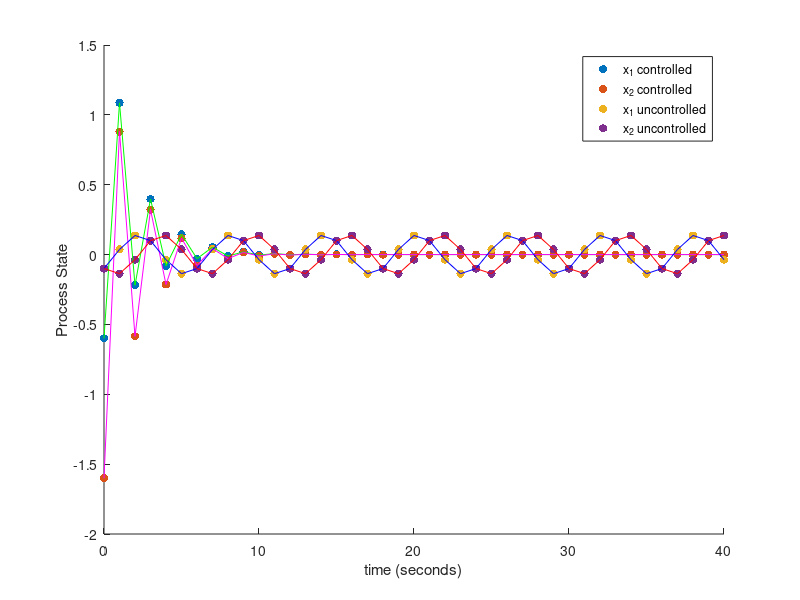

This figure's MATLAB source:
%Determine the number of steps, ie how long (how many seconds) to run the
%code for:
numSteps = 40;

%Set up a list of time values, starting at 0, ending at numSteps, t=0, 
% t = 1, t=2, . . .  
t = linspace(0,numSteps, numSteps+1);

%We'll store the positions here, for the uncontrolled system:
x_uncontrolled = zeros(2, numSteps+1);

%We'll store the positions here, for the controlled system:
x_controlled = zeros(2, numSteps+1);

%Set (the same) initial condition for the uncontrolled and controlled
%systems
x_uncontrolled(1,1) = -0.1;
x_uncontrolled(2,1) = -.1;

x_controlled(1,1) = -0.6;
x_controlled(2,1) = -1.6;

%Use the given equations to update the uncontrolled system:
for i=1:numSteps
    x_uncontrolled(1,i+1) = 1/2*x_uncontrolled(1,i) - sqrt(3)/2*x_uncontrolled(2,i);
    x_uncontrolled(2,i+1) = sqrt(3)/2*x_uncontrolled(1,i) + 1/2*x_uncontrolled(2,i);
end

%Use the given equations to update the controlled system:
for i=1:numSteps
    u = -x_controlled(1,i) - x_controlled(2,i);
    x_controlled(1,i+1) = 1/2*x_controlled(1,i) - sqrt(3)/2*x_controlled(2,i);
    x_controlled(2,i+1) = sqrt(3)/2*x_controlled(1,i) + 1/2*x_controlled(2,i) + u;
end

hold off
scatter(t, x_controlled(1,:), 'filled', 'g')
hold on
scatter(t, x_controlled(2,:), 'filled', 'm')

scatter(t, x_uncontrolled(1,:), 'filled', 'b')
scatter(t, x_uncontrolled(2,:), 'filled', 'r')

legend("x_{1} controlled", "x_{2} controlled", "x_{1} uncontrolled", "x_{2} uncontrolled", 'Autoupdate', 'off')

plot(t, x_controlled(1,:), 'g')
plot(t, x_controlled(2,:), 'm')

plot(t, x_uncontrolled(1,:), 'b')
plot(t, x_uncontrolled(2,:), 'r')

xlabel("time (seconds)")
ylabel("Process State")